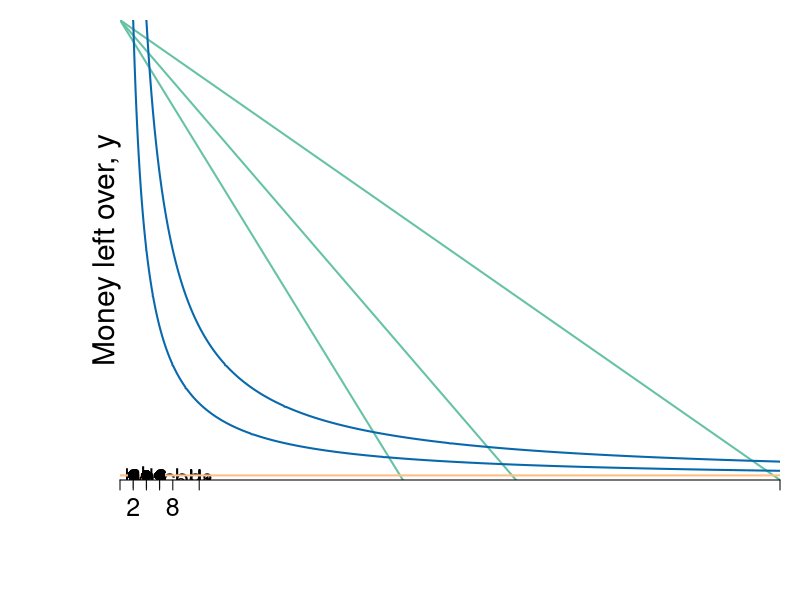

This chart was generated by the following R code: (Note: this script raises an error after producing the figure.)
require(shape)
pdf(file = "indmarketdemand/mrs_price_qql_indifference.pdf", width = 9, height = 7)

#Set parameters for graphics
axislabelsize <- 1.8
labelsize <- 1.5
namesize <- 1.8
annotatesize <- 1.5
graphlinewidth <- 2
segmentlinewidth <- 1.5

COL <- c("#7fc97f", "#beaed4", "#fdc086", "#ffff99", "#386cb0", "#f0027f", "#bf5b17", "#666666")
COLA <- c("#e0f3db", "#99d8c9","#66c2a4","#41ae76", "#238b45", "#005824")
COLB <- c("#4eb3d3", "#2b8cbe", "#0868ac","#084081")

#Edited the margins to cater for the larger LHS labels
par(mar =  c(6, 6, 1, 1))#, #mfrow = c(2,1))


# demandcd ----------------------------------------------------------------


uA <- function(x, y, alpha = 0.5) {
  x^(alpha)*y^(1 - alpha)
}

bcA <- function(x, w = 20, p = 2) {
  w - p*x
}


xlims <- c(0, 100)
ylims <- c(0, 600)

npts <- 501 
x <- seq(xlims[1], xlims[2], length.out = npts)
y <- seq(ylims[1], ylims[2], length.out = npts) 
a <- c(sqrt(2)*sqrt(600), 2*sqrt(600), 600)

plot(0, 0, xlim = xlims, ylim = ylims, type = "n",
     xlab = expression(paste("")),
     ylab = expression(paste("")), 
     xaxt = "n", 
     yaxt = "n", 
     cex.lab = axislabelsize, 
     bty = "n",
     xaxs = "i", 
     yaxs = "i")

ticksy <- c(0, 600, ylims[2])
ylabels <- c(NA, 6, expression(paste(frac(m,p[y])==600 )), NA)
ticksx <- c(0, 2, 4, 6, 8, 12, xlims[2])
xlabels <- c(NA, 2, 4, 6, 8, 12, NA)


npts <- 500 
xx1 <- seq(xlims[1], xlims[2], length.out = npts)

lines(xx1, bcA(xx1, w = 600, p = 6), col = COLA[3], lwd = graphlinewidth)
lines(xx1, bcA(xx1, w = 600, p = 10), col = COLA[3], lwd = graphlinewidth)
lines(xx1, bcA(xx1, w = 600, p = 14), col = COLA[3], lwd = graphlinewidth)
#lines(xx1, indiffA1(xx1, uA = 20, rmax = 2.5, xmax = 10), col = COLB[4], lwd = graphlinewidth)


#Label Axes
#mtext(expression(paste("Kilograms of coffee, ", x)), side=1, line = 2.5, cex = axislabelsize)

#text(0.5*xlims[2], -2, expression(paste("Kilograms of coffee, ", x)), xpd = TRUE, cex = axislabelsize) 
text(-2, 0.5*ylims[2], expression(paste("Money left over, ", y)), xpd = TRUE, cex = axislabelsize, srt = 90) 

#segments(0, 6, 6, 6, lty = 2, col = "gray" , lwd = segmentlinewidth, xpd = TRUE)
segments(2, -10, 2, 6, lty = 2, col = "gray" , lwd = segmentlinewidth, xpd = TRUE)
segments(4, -10, 4, 6, lty = 2, col = "gray" , lwd = segmentlinewidth, xpd = TRUE)
segments(6, -10, 6, 6, lty = 2, col = "gray" , lwd = segmentlinewidth, xpd = TRUE)

#Label the budget curve functions for the HG, Aisha
text(3.5, 0.5, expression(bc[1]), cex = annotatesize)
text(7.2, 0.5, expression(bc[2]), cex = annotatesize)
text(11.1, 0.5, expression(bc[3]), cex = annotatesize)

#adding iso-welfare functions:

#Label the iso-welfare functions for the HG, Aisha
text(12.2, 1.2, expression(u[1]), cex = annotatesize)
text(12.2, 2.2, expression(u[2]), cex = annotatesize)
text(12.2, 3.15, expression(u[3]), cex = annotatesize)
#text(6.6, 8.3, expression(u[4]^A))

contour(x, y, 
        outer(x, y, uA),
        drawlabels = FALSE,
        col = COLB[3],
        lwd = graphlinewidth,
        levels = a, 
        xaxs = "i", 
        yaxs = "i", 
        add = TRUE)

abline(h=6, col=COL[3], lwd=graphlinewidth)


points(2, 6, pch = 16, col = "black", cex = 1.5)
text(2.2, 6.3, expression(a), cex = annotatesize)
points(4, 6, pch = 16, col = "black", cex = 1.5)
text(4.2, 6.3, expression(b), cex = annotatesize)
points(6, 6, pch = 16, col = "black", cex = 1.5)
text(6.2, 6.3, expression(c), cex = annotatesize)

#Arrows(8.5, 6, 6.5, 6, col = "black", lty = 1, lwd = 2, arr.type = "triangle", arr.lwd = 0.5)
#text(9.7, 6.3, expression(paste("Price-offer curve")), cex = annotatesize)

axis(1, at = ticksx, pos = 0, labels = xlabels, cex.axis = labelsize)
axis(2, at = ticksy, pos = 0, labels = ylabels, las = 1, cex.axis = labelsize)
